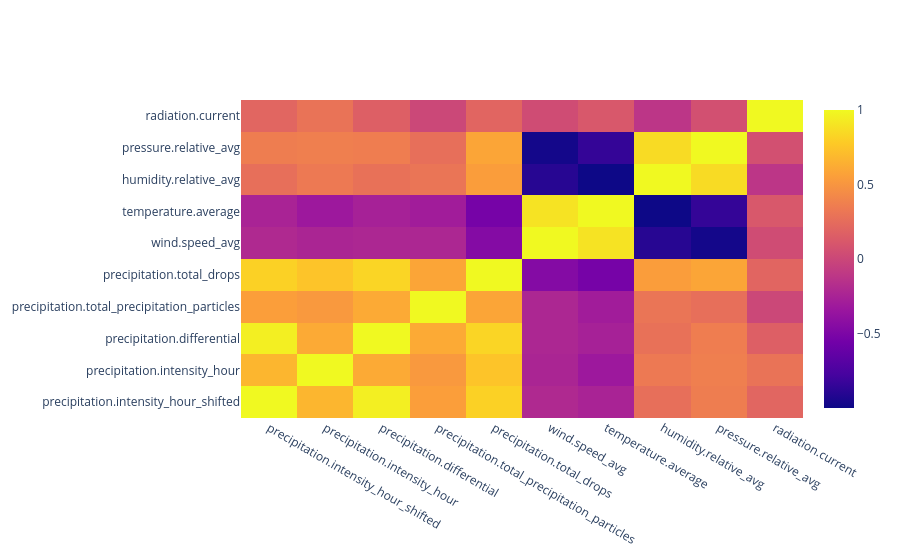

The notebook cell saved with this chart:
### Code cell
# color df by correlation+
df_relevant.corr()
fig = go.Figure(data=go.Heatmap(z=df_relevant.corr(), x=df_relevant.columns, y=df_relevant.columns))
fig.show()

df_relevant.columns = columns_and_aggregation
df_relevant.corr()

### Figure 1 — Plotly figure (JSON) as saved in the notebook; plotly's stock layout.template omitted (floating-point values rounded to 4 significant figures)
{"data": [{"type": "heatmap", "x": ["precipitation.intensity_hour_shifted", "precipitation.intensity_hour", "precipitation.differential", "precipitation.total_precipitation_particles", "precipitation.total_drops", "wind.speed_avg", "temperature.average", "humidity.relative_avg", "pressure.relative_avg", "radiation.current"], "y": ["precipitation.intensity_hour_shifted", "precipitation.intensity_hour", "precipitation.differential", "precipitation.total_precipitation_particles", "precipitation.total_drops", "wind.speed_avg", "temperature.average", "humidity.relative_avg", "pressure.relative_avg", "radiation.current"], "z": [[1.0, 0.6735, 0.9528, 0.5525, 0.8091, -0.2073, -0.2465, 0.268, 0.3564, 0.2066], [0.6735, 1.0, 0.6137, 0.5223, 0.7456, -0.2349, -0.325, 0.3324, 0.3676, 0.2928], [0.9528, 0.6137, 1.0, 0.6141, 0.8318, -0.2215, -0.2636, 0.284, 0.3596, 0.1645], [0.5525, 0.5223, 0.6141, 1.0, 0.5862, -0.2217, -0.2991, 0.3056, 0.2706, 0.004851], [0.8091, 0.7456, 0.8318, 0.5862, 1.0, -0.4583, -0.5318, 0.543, 0.588, 0.204], [-0.2073, -0.2349, -0.2215, -0.2217, -0.4583, 1.0, 0.894, -0.8991, -0.9699, 0.03582], [-0.2465, -0.325, -0.2636, -0.2991, -0.5318, 0.894, 1.0, -0.9986, -0.8473, 0.1158], [0.268, 0.3324, 0.284, 0.3056, 0.543, -0.8991, -0.9986, 1.0, 0.8577, -0.1191], [0.3564, 0.3676, 0.3596, 0.2706, 0.588, -0.9699, -0.8473, 0.8577, 1.0, 0.06078], [0.2066, 0.2928, 0.1645, 0.004851, 0.204, 0.03582, 0.1158, -0.1191, 0.06078, 1.0]]}], "layout": {}}
